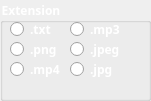
   <widget class="QGroupBox" name="groupBox_4">
    <property name="geometry">
     <rect>
      <x>590</x>
      <y>350</y>
      <width>151</width>
      <height>101</height>
     </rect>
    </property>
    <property name="font">
     <font>
      <family>Alegreya Sans SC</family>
      <bold>true</bold>
     </font>
    </property>
    <property name="styleSheet">
     <string notr="true">color: rgb(255, 255, 255);</string>
    </property>
    <property name="title">
     <string>Extension</string>
    </property>
    <widget class="QRadioButton" name="radioButton_10">
     <property name="geometry">
      <rect>
       <x>10</x>
       <y>20</y>
       <width>51</width>
       <height>19</height>
      </rect>
     </property>
     <property name="font">
      <font>
       <family>Alegreya Sans SC</family>
       <bold>true</bold>
      </font>
     </property>
     <property name="text">
      <string>.txt</string>
     </property>
    </widget>
    <widget class="QRadioButton" name="radioButton_11">
     <property name="geometry">
      <rect>
       <x>70</x>
       <y>20</y>
       <width>51</width>
       <height>19</height>
      </rect>
     </property>
     <property name="font">
      <font>
       <family>Alegreya Sans SC</family>
       <bold>true</bold>
      </font>
     </property>
     <property name="text">
      <string>.mp3</string>
     </property>
    </widget>
    <widget class="QRadioButton" name="radioButton_12">
     <property name="geometry">
      <rect>
       <x>10</x>
       <y>60</y>
       <width>51</width>
       <height>19</height>
      </rect>
     </property>
     <property name="font">
      <font>
       <family>Alegreya Sans SC</family>
       <bold>true</bold>
      </font>
     </property>
     <property name="text">
      <string>.mp4</string>
     </property>
    </widget>
    <widget class="QRadioButton" name="radioButton_13">
     <property name="geometry">
      <rect>
       <x>10</x>
       <y>40</y>
       <width>51</width>
       <height>19</height>
      </rect>
     </property>
     <property name="font">
      <font>
       <family>Alegreya Sans SC</family>
       <bold>true</bold>
      </font>
     </property>
     <property name="text">
      <string>.png</string>
     </property>
    </widget>
    <widget class="QRadioButton" name="radioButton_14">
     <property name="geometry">
      <rect>
       <x>70</x>
       <y>40</y>
       <width>51</width>
       <height>19</height>
      </rect>
     </property>
     <property name="font">
      <font>
       <family>Alegreya Sans SC</family>
       <bold>true</bold>
      </font>
     </property>
     <property name="text">
      <string>.jpeg</string>
     </property>
    </widget>
    <widget class="QRadioButton" name="radioButton_15">
     <property name="geometry">
      <rect>
       <x>70</x>
       <y>60</y>
       <width>51</width>
       <height>19</height>
      </rect>
     </property>
     <property name="font">
      <font>
       <family>Alegreya Sans SC</family>
       <bold>true</bold>
      </font>
     </property>
     <property name="text">
      <string>.jpg</string>
     </property>
    </widget>
   </widget>
